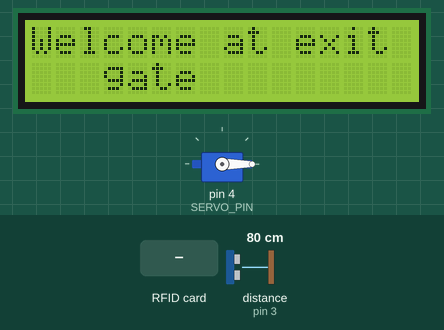
Simulated run of this sketch. Board: Arduino Uno, built with avr-gcc and run on an emulated ATmega328P. Shown: servo, 16×2 character LCD. Wiring (inferred from the names in the program): ultrasonic range finder: trigger pin 2; echo pin 3. The test bench sets the inputs (shaded band); at power-on: distance to the obstacle (sensor on pin 3) 80 cm. The echo pulse lasts 58.3 µs per cm.

Above: at 1.3 s.
1.4 s: distance to the obstacle (sensor on pin 3) set to 2 cm
At 3.0 s:
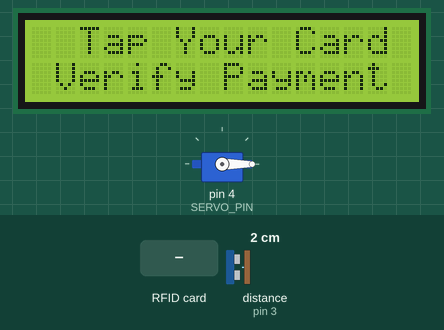
4.5 s: RFID card 77 B6 0E 17 held to the reader
At 6.0 s:
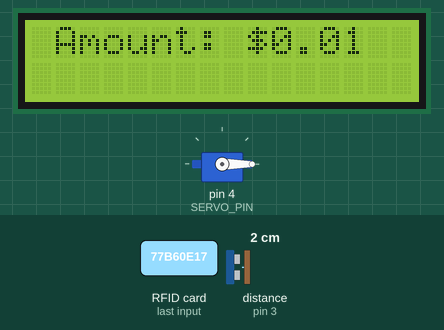
At 10.0 s:
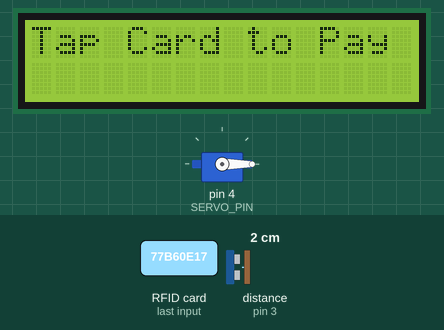
Timing chart, 0 to 11.5 s (numbered marks = the images above; inputs shaded):
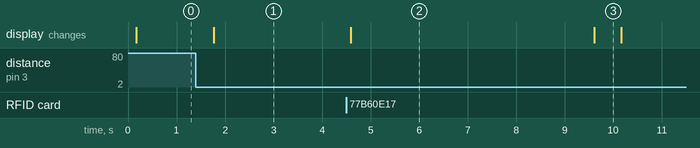

The sketch:

To_present_Exit.ino
```cpp
#include <Wire.h>
#include <LiquidCrystal_I2C.h>
#include <SPI.h>
#include <MFRC522.h>
#include <Servo.h>

#define TRIG_PIN 2
#define ECHO_PIN 3
#define LED_PIN 13 // Optional: Use an LED to indicate object detection
#define SERVO_PIN 4 // Servo motor pin
#define SS_PIN 10
#define RST_PIN 9

String validUIDs[] = {
  "77 B6 0E 17",
  "33 7F 9E 1A",
  "19 BC B2 D4", // Example additional cards
  "63 41 32 F8",
  "3A 4B 5C 6D"
}; // Add your valid RFID card UIDs here

unsigned long cardTimes[5] = {0, 0, 0, 0, 0}; // Store entrance times for cards
byte lock = 0;
long duration;
int distance;
int thresholdDistance = 5; // Distance threshold in centimeters
int gateOpenDistance = 3;  // Distance threshold to open gate in centimeters
unsigned long openTime = 0;
unsigned long closeDelay = 3000; // Close the gate after 3 seconds of no object detected

LiquidCrystal_I2C lcd(0x27, 16, 2);
Servo myServo;
MFRC522 rfid(SS_PIN, RST_PIN);

void setup() {
  Serial.begin(115200);
  pinMode(TRIG_PIN, OUTPUT);
  pinMode(ECHO_PIN, INPUT);
  pinMode(LED_PIN, OUTPUT); // Optional: Set LED pin as output

  myServo.attach(SERVO_PIN); // Attach the servo to the pin
  myServo.write(0); // Initial position of the servo (closed gate)

  lcd.init(); // Initialize the LCD
  lcd.backlight(); // Turn on the backlight

  SPI.begin();
  rfid.PCD_Init();

  lcd.clear();
  lcd.setCursor(0, 0);
  lcd.print("Welcome at exit");
  lcd.setCursor(0, 1);
  lcd.print("gate");
}

void loop() {
  // Clear the trigPin
  digitalWrite(TRIG_PIN, LOW);
  delayMicroseconds(2);

  // Set the trigPin HIGH for 10 microseconds
  digitalWrite(TRIG_PIN, HIGH);
  delayMicroseconds(10);
  digitalWrite(TRIG_PIN, LOW);

  // Read the echoPin, returns the sound wave travel time in microseconds
  duration = pulseIn(ECHO_PIN, HIGH);

  // Calculate the distance
  distance = duration * 0.034 / 2;

  // Check if the distance is within the threshold distance
  if (distance <= thresholdDistance) {
    digitalWrite(LED_PIN, HIGH); // Turn on LED
    openTime = millis(); // Reset the timer when object detected

    lcd.clear();
    lcd.setCursor(0, 0);
    lcd.print("  Tap Your Card  ");
    lcd.setCursor(0, 1);
    lcd.print(" Verify Payment ");

    // Check if an RFID card is present
    if (rfid.PICC_IsNewCardPresent() && rfid.PICC_ReadCardSerial()) {
      String ID = "";
      for (byte i = 0; i < rfid.uid.size; i++) {
        ID.concat(String(rfid.uid.uidByte[i] < 0x10 ? " 0" : " "));
        ID.concat(String(rfid.uid.uidByte[i], HEX));
      }
      ID.toUpperCase();

      if (isValidUID(ID)) {
        unsigned long entranceTime = getEntranceTime(ID);
        unsigned long exitTime = millis();
        unsigned long timeSpent = exitTime - entranceTime;

        float amount = calculateAmount(timeSpent);
        lcd.clear();
        lcd.setCursor(0, 0);
        lcd.print(" Amount: $");
        lcd.print(amount);
        delay(5000);

        lcd.clear();
        lcd.setCursor(0, 0);
        lcd.print("Tap Card to Pay");

        if (rfid.PICC_IsNewCardPresent() && rfid.PICC_ReadCardSerial()) {
          String paymentID = "";
          for (byte i = 0; i < rfid.uid.size; i++) {
            paymentID.concat(String(rfid.uid.uidByte[i] < 0x10 ? " 0" : " "));
            paymentID.concat(String(rfid.uid.uidByte[i], HEX));
          }
          paymentID.toUpperCase();

          if (ID == paymentID) {
            lcd.clear();
            lcd.setCursor(0, 0);
            lcd.print("Payment Success");
            delay(2000);
            servoOpenGate();
            delay(5000); // Keep the gate open for 5 seconds (adjust as needed)
            servoCloseGate();
            lcd.clear();
            lcd.setCursor(0, 0);
            lcd.print("  Welcome at exit");
            lcd.setCursor(0, 1);
            lcd.print("   gate");
          } else {
            lcd.clear();
            lcd.setCursor(0, 0);
            lcd.print("Payment Failed");
            delay(2000);
          }
        }
      } else {
        lcd.clear();
        lcd.setCursor(0, 0);
        lcd.print("Invalid Card");
        delay(2000);
      }
      rfid.PICC_HaltA();
      rfid.PCD_StopCrypto1();
    }
  } else {
    digitalWrite(LED_PIN, LOW); // Turn off LED

    // Close the gate after a certain delay
    if (millis() - openTime > closeDelay && openTime != 0) {
      servoCloseGate();
      openTime = 0; // Reset the openTime to prevent continuous closing
    } else {
      // Display "Welcome at exit gate" message when no object is detected
      lcd.clear();
      lcd.setCursor(0, 0);
      lcd.print("Welcome at exit");
      lcd.setCursor(0, 1);
      lcd.print("   gate");
    }
  }

  // Small delay before the next measurement
  delay(500);
}

void servoOpenGate() {
  myServo.write(90); // Open gate (adjust the angle as needed)
}

void servoCloseGate() {
  myServo.write(0); // Close gate
}

bool isValidUID(String ID) {
  for (String validUID : validUIDs) {
    if (ID.substring(1) == validUID) {
      return true;
    }
  }
  return false;
}

unsigned long getEntranceTime(String ID) {
  for (int i = 0; i < 5; i++) {
    if (ID.substring(1) == validUIDs[i]) {
      return cardTimes[i];
    }
  }
  return 0;
}

float calculateAmount(unsigned long timeSpent) {
  // Convert time spent from milliseconds to hours
  float hours = timeSpent / 3600000.0;
  float rate = 5.0; // Rate per hour
  return hours * rate;
}
```

Measured:
- after the input at 1.4 s, the display: changes after 0.36 s (image 1)
- after the input at 4.5 s, the display: changes after 0.09 s (image 2)
- what the display in image 2 shows lasts 5.0 s, from 4.6 s to 9.6 s
- what the display in image 3 shows lasts 0.6 s, from 9.6 s to 10.2 s
